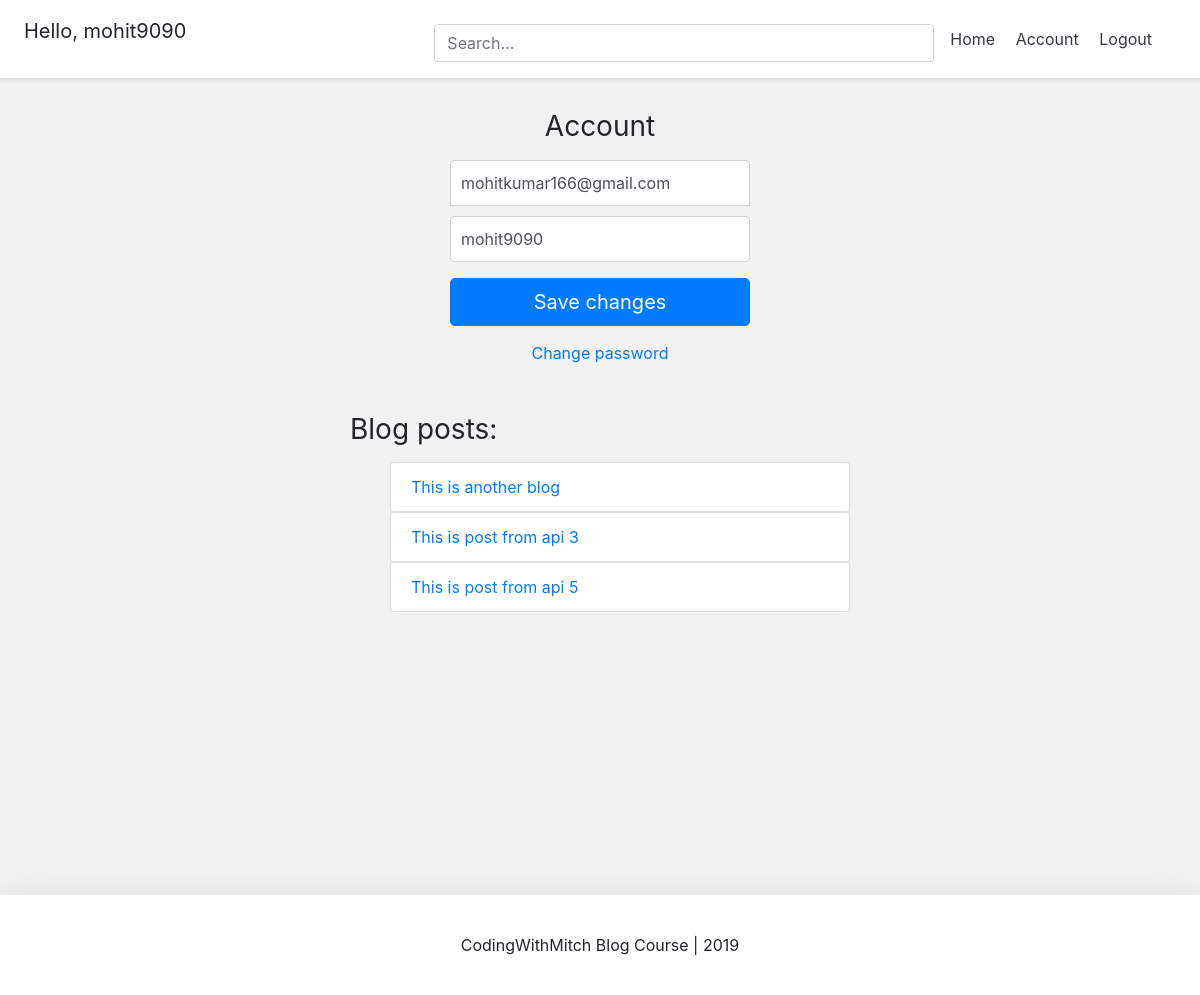
/account/ (signed in), run on the app's committed database.
### account/models.py (models this page shows, shortened)
class Account(AbstractBaseUser):
	email 					= models.EmailField(verbose_name="email", max_length=60, unique=True)
	username 				= models.CharField(max_length=30, unique=True)
	date_joined				= models.DateTimeField(verbose_name='date joined', auto_now_add=True)
	last_login				= models.DateTimeField(verbose_name='last login', auto_now=True)
	is_admin				= models.BooleanField(default=False)
	is_active				= models.BooleanField(default=True)
	is_staff				= models.BooleanField(default=False)
	is_superuser			= models.BooleanField(default=False)
	USERNAME_FIELD = 'email'
	REQUIRED_FIELDS = ['username']
	objects = MyAccountManager()

### blog/models.py (models this page shows)
class BlogPost(models.Model):
	title 				= models.CharField(max_length=50, null=False, blank=False)
	body 				= models.TextField(max_length=5000, null=False, blank=False)
	image 				= models.ImageField(upload_to=upload_location, null=False, blank=False)
	date_published 		= models.DateTimeField(auto_now_add=True, verbose_name="date published")
	date_updated 		= models.DateTimeField(auto_now=True, verbose_name="date updated")
	author 				= models.ForeignKey(settings.AUTH_USER_MODEL, on_delete=models.CASCADE)
	slug 				= models.SlugField(blank=True, unique=True)
	def __str__(self):
		return self.title

### account/views.py (the view)
# urls.py: path('account/', account_view, name="account"),
def account_view(request):
	if not request.user.is_authenticated:
			return redirect("login")
	context = {}
	if request.POST:
		form = AccountUpdateForm(request.POST, instance=request.user)
		if form.is_valid():
			form.initial = {
					"email": request.POST['email'],
					"username": request.POST['username'],
			}
			form.save()
			context['success_message'] = "Updated"
	else:
		form = AccountUpdateForm(
			initial={
					"email": request.user.email,
					"username": request.user.username,
				}
			)
	context['account_form'] = form
	blog_posts = BlogPost.objects.filter(author=request.user)
	context['blog_posts'] = blog_posts
	return render(request, "account/account.html", context)

### account/forms.py (shortened to what this page needs)
class AccountUpdateForm(forms.ModelForm):
	class Meta:
		model = Account
		fields = ('email', 'username', )

### account/templates/account/account.html (shortened to what this page needs)
{% extends 'base.html' %}
{% block content %}
<form class="form-signin" method="post">{% csrf_token %}
  <h1 class="h3 mb-3 font-weight-normal">Account</h1>
  <input type="email" name="email" id="inputEmail" class="form-control" placeholder="Email address" required autofocus value={{account_form.initial.email}}>
  <input type="text" name="username" id="inputUsername" class="form-control" placeholder="Username" required
  value="{{account_form.initial.username}}">
  <button class="btn btn-lg btn-primary btn-block" type="submit">Save changes</button>
</form>
<div class="d-flex flex-column">
  <a class="m-auto" href="{% url 'password_change' %}">Change password</a>
</div>
<div class="container mt-4 p-4">
  <div class="row">
    <div class="blog-posts">
      <h3 class="mb-3 font-weight-normal">Blog posts:</h3>
      {% if blog_posts %}
      <ul>
        {% for post in blog_posts %}
          <a href="{% url 'blog:detail' post.slug %}" style="text-decoration: none;">
            <li class="list-group-item">{{post}}</li>
          </a>
        {% endfor %}
      </ul>
      {% else %}
        <p>You have no blog posts. Create a post <a href="{% url 'blog:create' %}">here</a>.</p>
      {% endif %}
    </div>
  </div>
</div>
{% endblock content %}

### templates/base.html (shortened to what this page needs)
<!DOCTYPE html>
<html lang=en>
<head>
	<link rel="stylesheet" href="https://stackpath.bootstrapcdn.com/bootstrap/4.3.1/css/bootstrap.min.css">
</head>
<body>
{% include 'snippets/header.html' %}
<div class="main">
	{% block content %}
	{% endblock content %}
</div>
{% include 'snippets/footer.html' %}
</body>
</html>

### templates/snippets/header.html (shortened to what this page needs)
<div class="d-flex flex-column flex-md-row align-items-center p-3 px-md-4 mb-3 bg-white border-bottom shadow-sm">
  <h5 class="my-0 mr-md-auto font-weight-normal">
  	{% if request.user.is_authenticated %}
  		<p>Hello, {{request.user.username}}</p>
  	{% endif %}
  </h5>
  <div class="search-bar mt-sm-2 mr-2">
  	<form method="get">
  		<input type="text" class="form-control" name="q" id="id_q" placeholder="Search...">
  	</form>
  </div>
  <nav class="my-2 my-md-0 mr-md-3">
  	{% if request.user.is_authenticated %}
	  	<a class="p-2 text-dark" href="{% url 'home' %}">Home</a>
	    <a class="p-2 text-dark" href="{% url 'account' %}">Account</a>
	    <a class="p-2 text-dark" href="{% url 'logout' %}">Logout</a>
	{% else %}
		<a class="p-2 text-dark" href="{% url 'home' %}">Home</a>
	    <a class="p-2 text-dark" href="{% url 'login' %}">Login</a>
	    <a class="btn btn-outline-primary" href="{% url 'register' %}">Register</a>
	{% endif %}
  </nav>
</div>

### templates/snippets/footer.html (shortened to what this page needs)
<div class="d-flex flex-row align-items-center footer bg-white shadow-lg">
	<p class="m-auto">CodingWithMitch Blog Course | 2019</p>
</div>

### templates/snippets/base_css.html (style rules this page uses)
body { background-color: #f2f2f2; }

### templates/snippets/header.html (style rules this page uses)
@media (min-width: 768px) { html { font-size: 16px; } }
.search-bar { max-width: 500px; width: 100%; }
form { width: 100%; }

### templates/base.html (style rules this page uses)
.main { min-height: 100vh; height: 100%; }

### account/templates/account/account.html (style rules this page uses)
.form-signin { width: 100%; max-width: 330px; padding: 15px; margin: auto; }
.form-signin .form-control { position: relative; box-sizing: border-box; height: auto; padding: 10px; font-size: 16px; }
.form-signin input[type="email"] { margin-bottom: 10px; border-bottom-right-radius: 0; border-bottom-left-radius: 0; }
.h3 { text-align: center; }
.blog-posts { max-width: 500px; width:100%; margin: auto; }

### templates/snippets/footer.html (style rules this page uses)
.footer { min-height: 100px; }

### data on the page
Account: user.username "mohit9090", email "mohitkumar166@gmail.com", username "mohit9090"
BlogPost: title "This is another blog"
BlogPost: title "This is post from api 3"
BlogPost: title "This is post from api 5"
